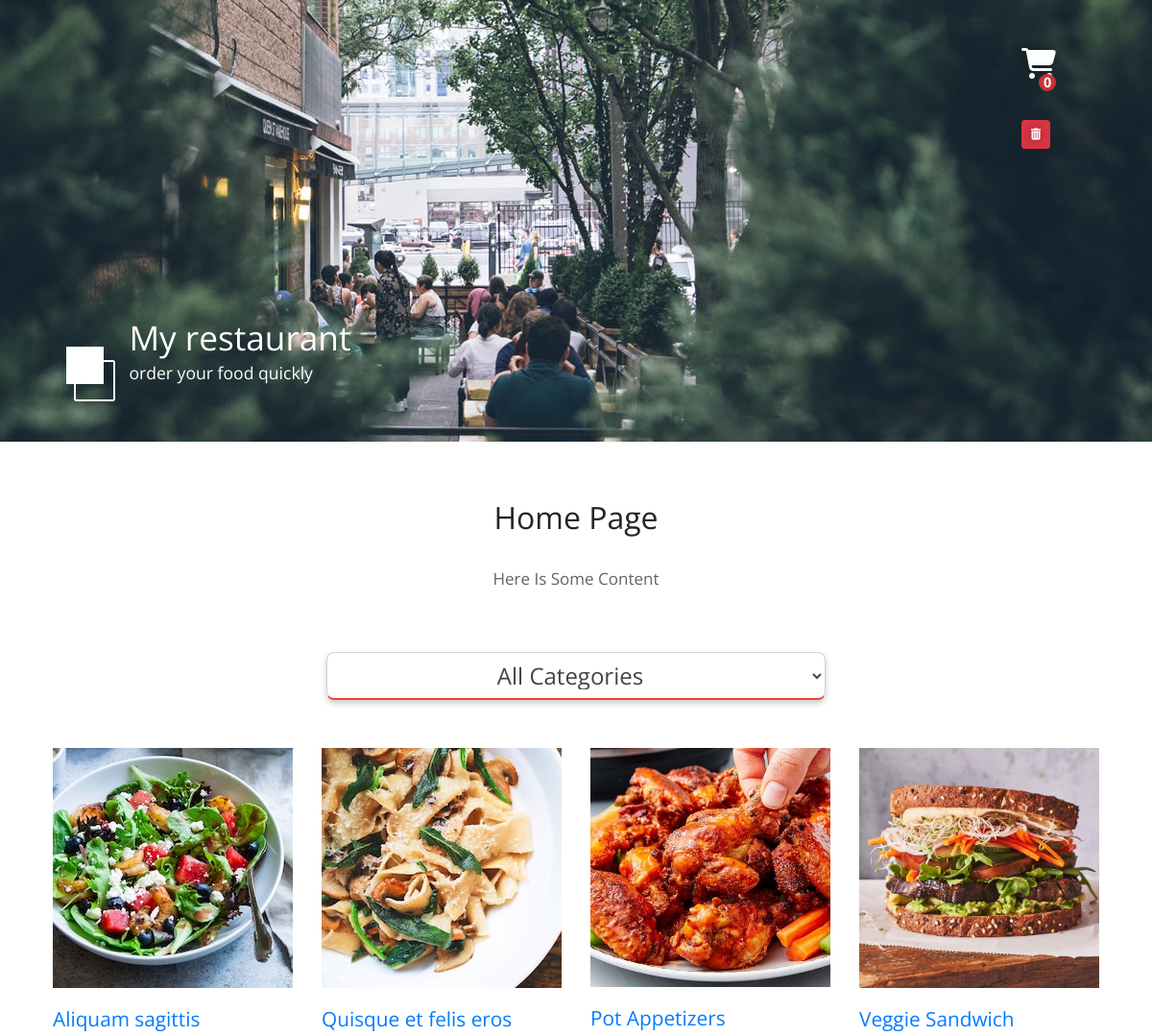
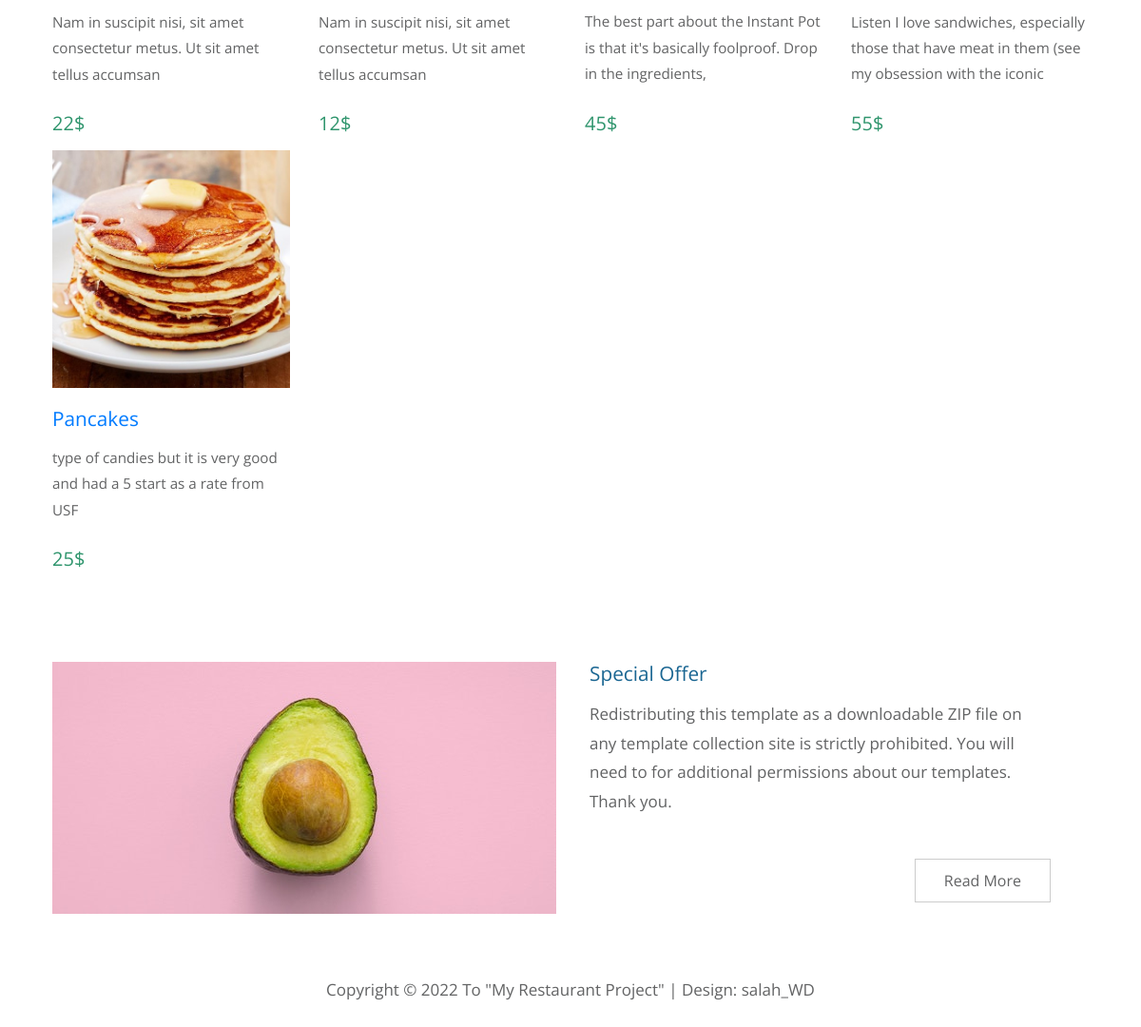
The page / on the database its author committed (2 pictures, top to bottom).
### tables this page shows
CREATE TABLE `foods` (
  `id` int(11) NOT NULL,
  `name` varchar(255) NOT NULL,
  `price` int(11) NOT NULL,
  `description` text NOT NULL,
  `image` varchar(255) NOT NULL,
  `category` int(11) NOT NULL
);

### controllers/home_controller.php (called while the page is built, shortened)
<?php
  class HomeController extends Controller {
    public function default_action() {
      $db = DB::getInstance();
      $custom_css = "home";
      $view_data["foods"] = $db->table("foods")->get();
      $view_data["categories"] = $db->table("categories")->select("id, name")->get();
      $template = new Template($custom_css);
      $template->view("home.php", $view_data);
    }
  }
?>

### index.php (called while the page is built, shortened)
<?php
	include "class.php";
	include "DB.php";
	if (isset($_GET["url"]) && !empty($_GET["url"])) {
		$get_arguments = rtrim($_GET["url"], '/');
		$URL = explode('/', $get_arguments);
	}else {
		$URL[0] = "home";
	}
	$router = new Router($URL);
	$router->get("login", function () {
		include CONTROLLERS_URL . "login_controller.php";
		$login_controller = new LoginController();
		$login_controller->run_action();
	});
	$router->get("home", function () {
		include CONTROLLERS_URL . "home_controller.php";
		$home_controller = new HomeController();
		$home_controller->run_action();
	});
?>

### DB.php (called while the page is built, shortened)
<?php
$db_config = [
	"env" => "development",
	"development" => [
						"host" => "localhost",
						"database" => "food",
						"username" => "root",
						"password" => ""
					 ],
	"production"  => [
						"host" => "",
						"database" => "",
						"username" => "",
						"password" => ""
					 ]
];
class DB {
	private static $instance = null;
	private $dbh = null, $table, $columns, $sql, $bindValues, $getSQL,
	$where, $orWhere, $whereCount=0, $isOrWhere = false,
	$rowCount=0, $limit, $orderBy, $lastIDInserted = 0;
	private function __construct() {
		global $db_config;
		if ($db_config['env'] == "development") {
			$config = $db_config['development'];
		}elseif ($db_config['env'] == "production") {
			$config = $db_config['production'];
		}else{
			die("Environment must be either 'development' or 'production'.");
		}
		try {
			$this->dbh = new PDO("mysql:host=".$config['host'].";dbname=".$config['database'].";charset=utf8", $config['username'], $config['password'] );
			$this->dbh->setAttribute(PDO::ATTR_DEFAULT_FETCH_MODE, PDO::FETCH_OBJ);
		} catch (Exception $e) {
			die("Error establishing a database connection.");
		}
	}
	public static function getInstance() {
		if (!self::$instance) {
			self::$instance = new DB();
		}
		return self::$instance;
	}
	private function resetQuery() {
		$this->table = null;
		$this->columns = null;
		$this->sql = null;
		$this->bindValues = null;
		$this->limit = null;
		$this->orderBy = null;
		$this->where = null;
	}
	public function table($table_name) {
		$this->table = $table_name;
		return $this;
	}
	public function select($columns) {
		$columns = explode(',', $columns);
		foreach ($columns as $key => $column) {
			$columns[$key] = trim($column);
		}
		$columns = implode('`, `', $columns);
		$this->columns = "`{$columns}`";
		return $this;
	}
	public function get() {
		$stmt = $this->dbh->prepare($this->sql);
		$stmt->execute($this->bindValues);
		$rows = $stmt->fetchAll(PDO::FETCH_CLASS,'MareiObj');
		$collection = new MareiCollection;
		$x=0;
		foreach ($rows as $key => $row) {
			$collection->offsetSet($x++,$row);
		}
		return $collection;
	}
	private function assimbleQuery() {
		if ( $this->columns !== null ) {
			$select = $this->columns;
		}else{
			$select = "*";
		}
		$this->sql = "SELECT $select FROM `$this->table`";
	}
}

### view/home.php (the view, shortened to what this page needs)
<div class="container">
  <main>
    <header class="row tm-welcome-section">
      <h2 class="col-12 text-center tm-section-title">Home Page</h2>
      <p class="col-12 text-center">Here Is Some Content</p>
    </header>
    <div class="tm-paging-links">
      <select id="category-selector" class="category-selector form-control">
        <option value="*">All Categories</option>
      </select>
    </div>
    <div class="row tm-gallery">
      <div id="gallery-page" class="tm-gallery-page">
        <?php foreach ($foods as $food):?>
          <article class="col-lg-3 col-md-4 col-sm-6 col-12 tm-gallery-item">
            <figure>
              <img src="<?php echo $food->image;?>" alt="Image" class="img-fluid tm-gallery-img" />
              <figcaption>
                <h4 class="tm-gallery-title"><a href="<?php echo M_URL . "food/" . $food->id;?>"><?php echo $food->name;?></a></h4>
                <p class="tm-gallery-description"><?php echo $food->description;?></p>
                <p class="tm-gallery-price"><?php echo $food->price;?>$</p>
              </figcaption>
            </figure>
          </article>
        <?php endforeach;?>
      </div>
    </div>
    <div class="tm-section tm-container-inner">
      <div class="row">
        <div class="col-md-6">
          <figure class="tm-description-figure">
            <img src="img/img-01.jpg" alt="Image" class="img-fluid" />
          </figure>
        </div>
        <div class="col-md-6">
          <div class="tm-description-box">
            <h4 class="tm-gallery-title">Special Offer</h4>
            <p class="tm-mb-45">Redistributing this template as a downloadable ZIP file on any template collection site is strictly prohibited. You will need to for additional permissions about our templates. Thank you.</p>
            <a href="about" class="tm-btn tm-btn-default tm-right">Read More</a>
          </div>
        </div>
      </div>
    </div>
  </main>
</div>

### class.php (shortened to what this page needs)
<?php
  class Controller {
    public function run_action($action = "default", ...$args) {
      $action .= "_action";
      if (method_exists($this, $action)) {
        $this->$action(...$args);
      }
    }
  }
	class Router {
		private $url;
		private $id = NULL;
		private $action = "default";
		public function __construct($url) {
			$this->url = $url;
		}
		public function get($page, $execution) {
			if ($_SERVER["REQUEST_METHOD"] == "GET") {
				$page = explode("/", $page);
				foreach($page as $key => $attr) {
					if (!isset($this->url[$key]) || $this->url[$key] != $attr)  {
						return false;
					}
				}
				$execution($this->id, $this->action);
				exit();
			}else {
				return false;
			}
		}
		public static function get_path($page) {
			return M_URL . $page;
		}
	}
	class Template {
		public function view($view_name, $pass = NULL) {
			$custom_css = $this->custom_css;
			if ($this->include_level > 1) {
				include LAYOUT_URL . "head.php";
			}
			if ($this->is_admin) {
				if ($this->include_level > 2) {
					include LAYOUT_URL . "admin_header.php";
				}
				include VIEWS_URL . $view_name;
				if ($this->include_level > 2) {
					include LAYOUT_URL . "admin_footer.php";
				}
			}else {
				if ($this->include_level > 2) {
					include LAYOUT_URL . "header.php";
				}
				include VIEWS_URL . $view_name;
				if ($this->include_level > 2) {
					include LAYOUT_URL . "footer.php";
				}
			}
			if ($this->include_level > 1) {
				include LAYOUT_URL . "close.php";
			}
		}
	}
?>

### layout/head.php (shortened to what this page needs)
<!DOCTYPE html>
<html>
<head>
    <link rel="stylesheet" href="https://cdn.jsdelivr.net/npm/bootstrap@4.0.0/dist/css/bootstrap.min.css">
	<link href="<?php echo CSS_URL;?>index.css" rel="stylesheet" />
    <?php if (isset($custom_css) && $custom_css != NULL):?>
      <?php if (is_array($custom_css)):?>
        <?php foreach($custom_css as $css):?>
          <link href="<?php echo CSS_URL;?><?php echo $css;?>.css" rel="stylesheet" />
        <?php endforeach;?>
        <?php else:?>
          <link href="<?php echo CSS_URL;?><?php echo $custom_css;?>.css" rel="stylesheet" />
      <?php endif;?>
    <?php endif;?>
</head>
<body>

### layout/header.php
<div class="placeholder">
  <div class="parallax-window" data-parallax="scroll" data-image-src="<?php echo Router::get_path("img") . DIRECTORY_SEPARATOR;?>simple-house-01.jpg">
    <div class="tm-header">
        <div class="container">
        <div class="row tm-header-inner">
          <div class="col-md-6 col-12">
            <img src="<?php echo Router::get_path("img") . DIRECTORY_SEPARATOR;?>simple-house-logo.png" alt="Logo" class="tm-site-logo" />
            <div class="tm-site-text-box">
              <h1 class="tm-site-title">My restaurant</h1>
              <h6 class="tm-site-description">order your food quickly</h6>
            </div>
          </div>
        </div>
      </div>
    </div>
  </div>
</div>
<span class="cart-container">
  <a href="<?php echo Router::get_path("cart");?>">
    <i class="fa fa-shopping-cart"></i>
  </a>
  <span id="notification" data-number="<?php echo isset($_SESSION["cart"]) ? count($_SESSION["cart"]->orders): 0;?>" class="notification"><?php echo isset($_SESSION["cart"]) ? count($_SESSION["cart"]->orders): 0;?></span>
  <button id="clear-cart" class="clear-cart btn btn-danger btn-sm"><i class="fa fa-trash"></i></button>
</span>

### layout/footer.php
<footer class="tm-footer text-center">
  <p>Copyright &copy; 2022 To "My Restaurant Project"
        | Design: <a rel="nofollow" href="https://github.com/salahwd">salah_WD</a></p>
</footer>

### layout/close.php (shortened to what this page needs)
</body>
</html>

### css/home.css (style rules this page uses)
.category-selector { max-width: 520px; margin: auto; color: #444; border-radius: 8px; border-bottom: 2px solid #f44336; transition: 0.3s; font-size: 24px; text-align: center; box-shadow: 0px 4px 6px #00000030; }
select.form-control:not([size]):not([multiple]) { height: auto !important; }

### rows shown on the page
foods: shows a picture, name "Aliquam sagittis", description "Nam in suscipit nisi, sit amet consectetur metus. Ut sit amet tellus accumsan", price "22"
foods: image (picture), name "Quisque et felis eros", description "Nam in suscipit nisi, sit amet consectetur metus. Ut sit amet tellus accumsan", price "12"
foods: image (picture), name "Pot Appetizers", description "The best part about the Instant Pot is that it's basically foolproof. Drop in the ingredients,", price "45"
foods: image (picture), name "Veggie Sandwich", description "Listen I love sandwiches, especially those that have meat in them (see my obsession with the iconic", price "55"
foods: image (picture), name "Pancakes", description "type of candies but it is very good and had a 5 start as a rate from USF", price "25"

### other values the page prints
count($_SESSION["cart"]->orders) "0"
